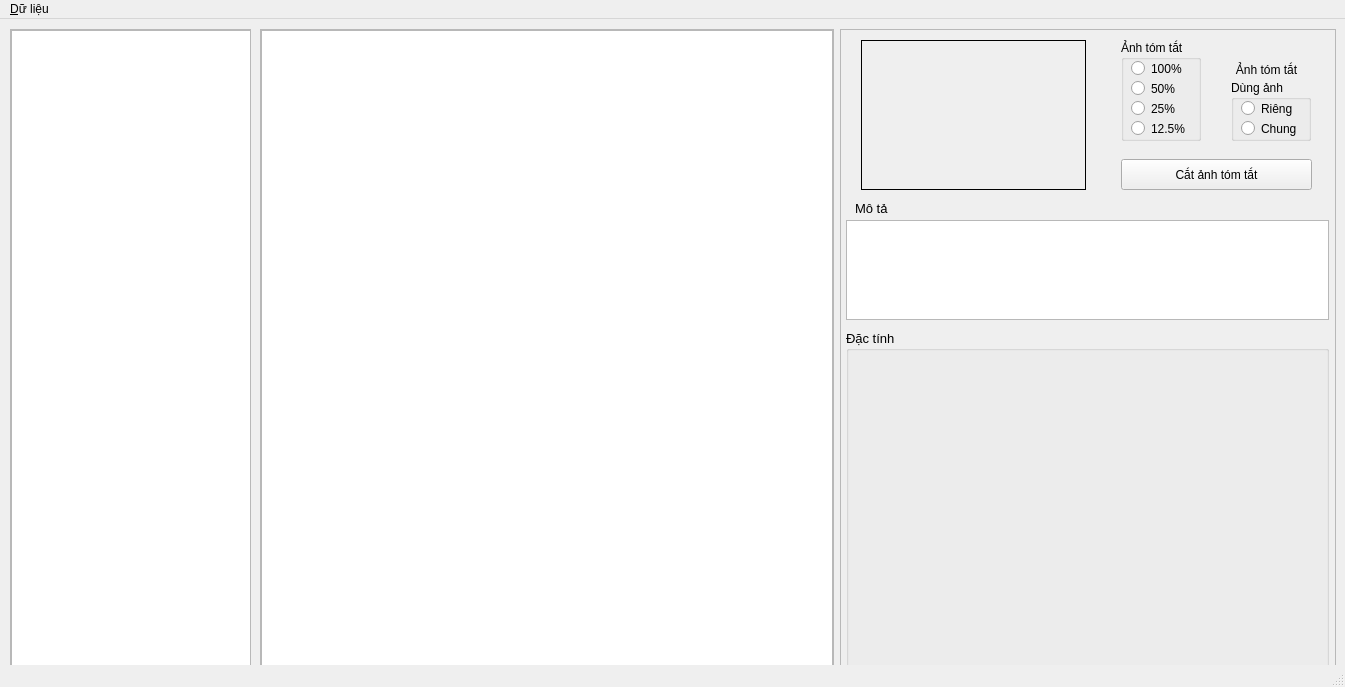
<?xml version="1.0" encoding="UTF-8"?>
<ui version="4.0">
 <class>MainWindow</class>
 <widget class="QMainWindow" name="MainWindow">
  <property name="geometry">
   <rect>
    <x>0</x>
    <y>0</y>
    <width>1345</width>
    <height>687</height>
   </rect>
  </property>
  <property name="windowTitle">
   <string>MainWindow</string>
  </property>
  <widget class="QWidget" name="centralwidget">
   <widget class="QScrollArea" name="sideArea">
    <property name="geometry">
     <rect>
      <x>10</x>
      <y>10</y>
      <width>241</width>
      <height>651</height>
     </rect>
    </property>
    <property name="widgetResizable">
     <bool>true</bool>
    </property>
    <widget class="QWidget" name="sideWidgetContents">
     <property name="geometry">
      <rect>
       <x>0</x>
       <y>0</y>
       <width>239</width>
       <height>649</height>
      </rect>
     </property>
     <widget class="QTreeView" name="categories">
      <property name="geometry">
       <rect>
        <x>0</x>
        <y>0</y>
        <width>241</width>
        <height>651</height>
       </rect>
      </property>
     </widget>
    </widget>
   </widget>
   <widget class="QScrollArea" name="mainArea">
    <property name="geometry">
     <rect>
      <x>260</x>
      <y>10</y>
      <width>574</width>
      <height>651</height>
     </rect>
    </property>
    <property name="widgetResizable">
     <bool>true</bool>
    </property>
    <widget class="QWidget" name="mainWidgetContents">
     <property name="geometry">
      <rect>
       <x>0</x>
       <y>0</y>
       <width>572</width>
       <height>649</height>
      </rect>
     </property>
     <widget class="QTableView" name="metaData">
      <property name="geometry">
       <rect>
        <x>0</x>
        <y>0</y>
        <width>572</width>
        <height>651</height>
       </rect>
      </property>
     </widget>
     <widget class="QTableView" name="productData">
      <property name="geometry">
       <rect>
        <x>0</x>
        <y>0</y>
        <width>572</width>
        <height>651</height>
       </rect>
      </property>
     </widget>
     <widget class="QLabel" name="noneData">
      <property name="geometry">
       <rect>
        <x>20</x>
        <y>20</y>
        <width>301</width>
        <height>41</height>
       </rect>
      </property>
      <property name="font">
       <font>
        <pointsize>20</pointsize>
       </font>
      </property>
      <property name="text">
       <string>Vui lòng chọn danh mục</string>
      </property>
     </widget>
     <zorder>noneData</zorder>
     <zorder>productData</zorder>
     <zorder>metaData</zorder>
    </widget>
   </widget>
   <widget class="QScrollArea" name="detailsArea">
    <property name="geometry">
     <rect>
      <x>840</x>
      <y>10</y>
      <width>496</width>
      <height>651</height>
     </rect>
    </property>
    <property name="widgetResizable">
     <bool>true</bool>
    </property>
    <widget class="QWidget" name="detailsWidgetContents">
     <property name="geometry">
      <rect>
       <x>0</x>
       <y>0</y>
       <width>494</width>
       <height>649</height>
      </rect>
     </property>
     <widget class="QTextEdit" name="description">
      <property name="geometry">
       <rect>
        <x>5</x>
        <y>190</y>
        <width>483</width>
        <height>100</height>
       </rect>
      </property>
      <property name="font">
       <font>
        <pointsize>10</pointsize>
       </font>
      </property>
     </widget>
     <widget class="QLabel" name="descriptionLabel">
      <property name="geometry">
       <rect>
        <x>14</x>
        <y>170</y>
        <width>51</width>
        <height>16</height>
       </rect>
      </property>
      <property name="font">
       <font>
        <pointsize>10</pointsize>
       </font>
      </property>
      <property name="text">
       <string>Mô tả</string>
      </property>
     </widget>
     <widget class="QLabel" name="img">
      <property name="geometry">
       <rect>
        <x>20</x>
        <y>10</y>
        <width>225</width>
        <height>150</height>
       </rect>
      </property>
      <property name="styleSheet">
       <string notr="true">.QLabel{border: 1px solid black;}</string>
      </property>
      <property name="text">
       <string/>
      </property>
     </widget>
     <widget class="QGroupBox" name="activeImg">
      <property name="geometry">
       <rect>
        <x>390</x>
        <y>50</y>
        <width>80</width>
        <height>61</height>
       </rect>
      </property>
      <property name="title">
       <string>Dùng ảnh</string>
      </property>
      <widget class="QRadioButton" name="prodImg">
       <property name="geometry">
        <rect>
         <x>10</x>
         <y>20</y>
         <width>61</width>
         <height>17</height>
        </rect>
       </property>
       <property name="text">
        <string>Riêng</string>
       </property>
      </widget>
      <widget class="QRadioButton" name="catImg">
       <property name="geometry">
        <rect>
         <x>10</x>
         <y>40</y>
         <width>61</width>
         <height>17</height>
        </rect>
       </property>
       <property name="text">
        <string>Chung</string>
       </property>
      </widget>
     </widget>
     <widget class="QGroupBox" name="briefImgScale">
      <property name="geometry">
       <rect>
        <x>280</x>
        <y>10</y>
        <width>80</width>
        <height>101</height>
       </rect>
      </property>
      <property name="title">
       <string>Ảnh tóm tắt</string>
      </property>
      <widget class="QRadioButton" name="briefFull">
       <property name="geometry">
        <rect>
         <x>10</x>
         <y>20</y>
         <width>61</width>
         <height>17</height>
        </rect>
       </property>
       <property name="text">
        <string>100%</string>
       </property>
      </widget>
      <widget class="QRadioButton" name="briefHalf">
       <property name="geometry">
        <rect>
         <x>10</x>
         <y>40</y>
         <width>61</width>
         <height>17</height>
        </rect>
       </property>
       <property name="text">
        <string>50%</string>
       </property>
      </widget>
      <widget class="QRadioButton" name="briefQuarter">
       <property name="geometry">
        <rect>
         <x>10</x>
         <y>60</y>
         <width>71</width>
         <height>17</height>
        </rect>
       </property>
       <property name="text">
        <string>25%</string>
       </property>
      </widget>
      <widget class="QRadioButton" name="briefMin">
       <property name="geometry">
        <rect>
         <x>10</x>
         <y>80</y>
         <width>61</width>
         <height>17</height>
        </rect>
       </property>
       <property name="text">
        <string>12.5%</string>
       </property>
      </widget>
     </widget>
     <widget class="QPushButton" name="dropBriefImg">
      <property name="geometry">
       <rect>
        <x>280</x>
        <y>129</y>
        <width>191</width>
        <height>31</height>
       </rect>
      </property>
      <property name="text">
       <string>Cắt ảnh tóm tắt</string>
      </property>
     </widget>
     <widget class="QGroupBox" name="charsGroup">
      <property name="geometry">
       <rect>
        <x>5</x>
        <y>300</y>
        <width>483</width>
        <height>343</height>
       </rect>
      </property>
      <property name="font">
       <font>
        <pointsize>10</pointsize>
       </font>
      </property>
      <property name="title">
       <string>Đặc tính</string>
      </property>
     </widget>
     <widget class="QLabel" name="label">
      <property name="geometry">
       <rect>
        <x>390</x>
        <y>30</y>
        <width>71</width>
        <height>20</height>
       </rect>
      </property>
      <property name="text">
       <string>Ảnh tóm tắt</string>
      </property>
      <property name="alignment">
       <set>Qt::AlignCenter</set>
      </property>
     </widget>
    </widget>
   </widget>
   <widget class="QScrollArea" name="categoryArea">
    <property name="geometry">
     <rect>
      <x>840</x>
      <y>10</y>
      <width>496</width>
      <height>651</height>
     </rect>
    </property>
    <property name="widgetResizable">
     <bool>true</bool>
    </property>
    <widget class="QWidget" name="categoryWidgetContents">
     <property name="geometry">
      <rect>
       <x>0</x>
       <y>0</y>
       <width>494</width>
       <height>649</height>
      </rect>
     </property>
     <widget class="QTreeView" name="listOfValues">
      <property name="geometry">
       <rect>
        <x>0</x>
        <y>0</y>
        <width>494</width>
        <height>651</height>
       </rect>
      </property>
     </widget>
    </widget>
   </widget>
   <zorder>categoryArea</zorder>
   <zorder>sideArea</zorder>
   <zorder>mainArea</zorder>
   <zorder>detailsArea</zorder>
  </widget>
  <widget class="QMenuBar" name="menubar">
   <property name="geometry">
    <rect>
     <x>0</x>
     <y>0</y>
     <width>1345</width>
     <height>21</height>
    </rect>
   </property>
   <widget class="QMenu" name="menuDatabase">
    <property name="title">
     <string>&amp;Dữ liệu</string>
    </property>
    <addaction name="actionData"/>
    <addaction name="actionMetaData"/>
    <addaction name="separator"/>
    <addaction name="actionSave"/>
   </widget>
   <addaction name="menuDatabase"/>
  </widget>
  <widget class="QStatusBar" name="statusbar"/>
  <action name="actionSave">
   <property name="text">
    <string>&amp;Lưu</string>
   </property>
  </action>
  <action name="actionMetaData">
   <property name="text">
    <string>&amp;Siêu dữ liệu</string>
   </property>
  </action>
  <action name="actionData">
   <property name="text">
    <string>&amp;Danh sách</string>
   </property>
  </action>
 </widget>
 <resources/>
 <connections>
  <connection>
   <sender>actionSave</sender>
   <signal>triggered()</signal>
   <receiver>MainWindow</receiver>
   <slot>saveAll()</slot>
   <hints>
    <hint type="sourcelabel">
     <x>-1</x>
     <y>-1</y>
    </hint>
    <hint type="destinationlabel">
     <x>672</x>
     <y>343</y>
    </hint>
   </hints>
  </connection>
  <connection>
   <sender>actionMetaData</sender>
   <signal>triggered()</signal>
   <receiver>MainWindow</receiver>
   <slot>switchCharacteristicsView()</slot>
   <hints>
    <hint type="sourcelabel">
     <x>-1</x>
     <y>-1</y>
    </hint>
    <hint type="destinationlabel">
     <x>672</x>
     <y>343</y>
    </hint>
   </hints>
  </connection>
  <connection>
   <sender>actionData</sender>
   <signal>triggered()</signal>
   <receiver>MainWindow</receiver>
   <slot>switchDataViewInit()</slot>
   <hints>
    <hint type="sourcelabel">
     <x>-1</x>
     <y>-1</y>
    </hint>
    <hint type="destinationlabel">
     <x>672</x>
     <y>343</y>
    </hint>
   </hints>
  </connection>
 </connections>
 <slots>
  <slot>saveAll()</slot>
  <slot>switchCharacteristicsView()</slot>
  <slot>switchDataViewInit()</slot>
 </slots>
</ui>
